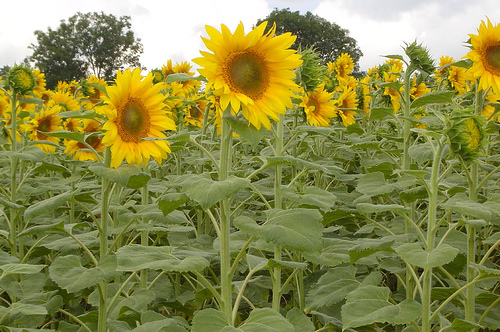
#> input picture img/01/1.jpg, 500 x 332 px, found by its file name
$ jupyter execute 12.ipynb
#> lines starting #> are read from the running program, lines starting #| are printed output that depends on the picture
Computer Vision with Python, OpenCV, Pytorch

Change image attributes

[cell 1]
from PIL import Image
import numpy as np
import matplotlib.pyplot as plt

[cell 2]
image_path = '/Users/dandev947366/Desktop/Projects-github/computer-vision/computer-vision/img/01/1.JPG'

[cell 3]
im = Image.open(image_path)
#> im is the input picture: PIL image 500x332 RGB; mean R, G, B 139.4, 139.2, 74.1

[cell 4]
im_array = np.array(im)
print(im_array.shape)
#| (332, 500, 3)

im_array_2 = np.array(im.convert('L'), 'f')
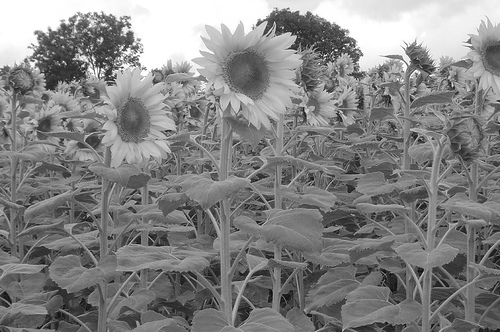
#> im_array_2: shape (332, 500) float32; min 1, max 255, mean 131.8
print(im_array_2.shape)
#| (332, 500)
print(im_array_2.dtype)
#| float32

[cell 5]
print(im_array_2.shape)
#| (332, 500)
inverted_image = 255 - im_array_2
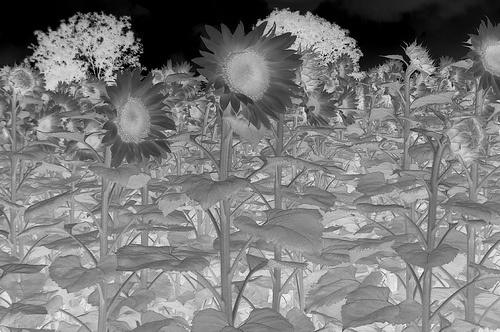
#> inverted_image: shape (332, 500) float32; min 0, max 254, mean 123.2
squared_image = im_array_2 ** 2
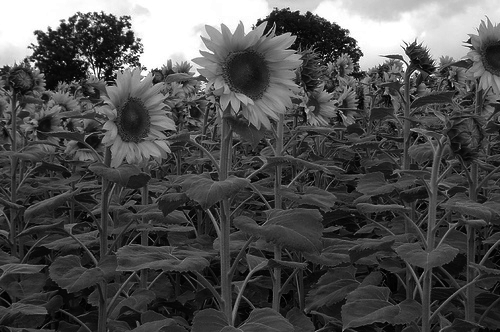
#> squared_image: shape (332, 500) float32; min 1, max 65025, mean 20281.1; drawn with min black and max white
clamped_image = np.clip(im_array_2, 100, 200)
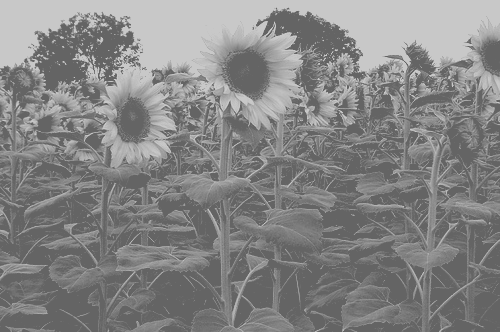
#> clamped_image: shape (332, 500) float32; min 100, max 200, mean 132.9
# print(inverted_image)
# print(squared_image)
# print(clamped_image)

fig, axs = plt.subplots(2, 2, figsize=(10, 10))
fig.subplots_adjust(wspace=0.2, hspace=0.2)

axs[0, 0].imshow(im_array_2, cmap='gray')
axs[0, 0].set_title('Original image')

axs[0, 1].imshow(inverted_image, cmap='gray')
axs[0, 1].set_title('Inverted image')

axs[1, 0].imshow(squared_image, cmap='gray')
axs[1, 0].set_title('Squared image')

axs[1, 1].imshow(clamped_image, cmap='gray')
axs[1, 1].set_title('Clamped image')

plt.show()

$ run again, with img/01/2.jpg copied over img/01/1.jpg
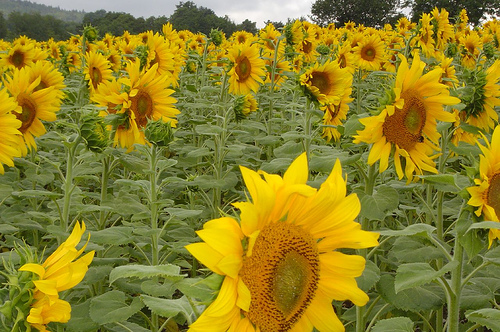
#> input picture img/01/2.jpg, 500 x 332 px, found by its file name
#> im is the input picture: PIL image 500x332 RGB; mean R, G, B 140.8, 128.7, 37.6
#| (332, 500, 3)
#| (332, 500)
#| float32
#| (332, 500)
#> `squared_image = im_array_2 ** 2`:
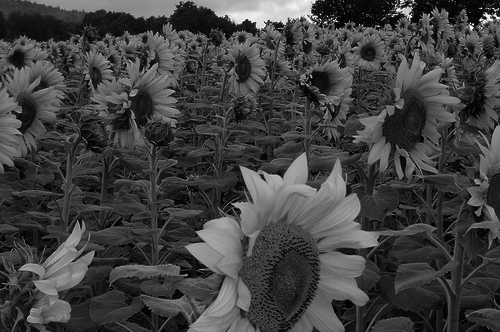
#> squared_image: shape (332, 500) float32; min 1, max 65025, mean 16613.7; drawn with min black and max white
#> `clamped_image = np.clip(im_array_2, 100, 200)`:
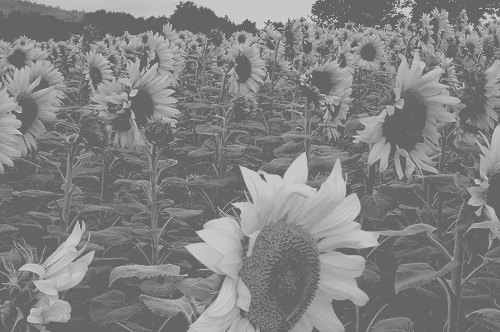
#> clamped_image: shape (332, 500) float32; min 100, max 200, mean 129.3

$ run again, with img/01/3.jpg copied over img/01/1.jpg
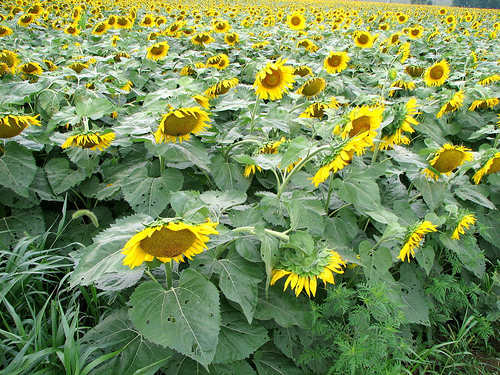
#> input picture img/01/3.jpg, 500 x 375 px, found by its file name
#> im is the input picture: PIL image 500x375 RGB; mean R, G, B 120, 142.1, 86.8
#| (375, 500, 3)
#| (375, 500)
#| float32
#| (375, 500)
#> `squared_image = im_array_2 ** 2`:
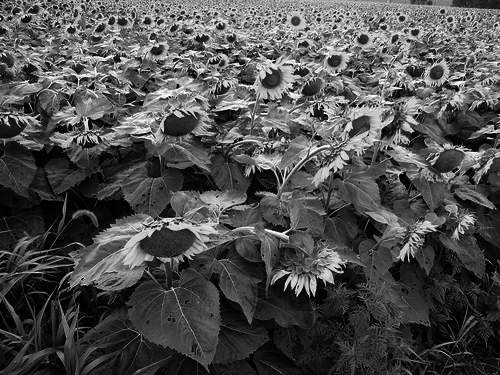
#> squared_image: shape (375, 500) float32; min 0, max 65025, mean 20016.5; drawn with min black and max white
#> `clamped_image = np.clip(im_array_2, 100, 200)`:
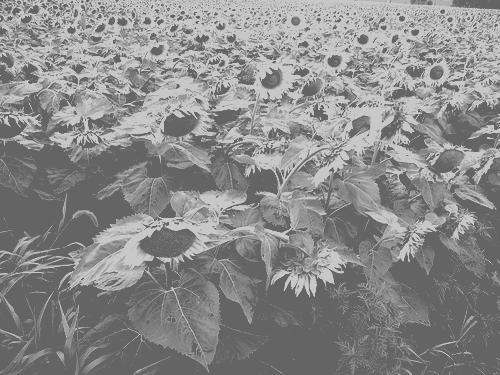
#> clamped_image: shape (375, 500) float32; min 100, max 200, mean 138.2
